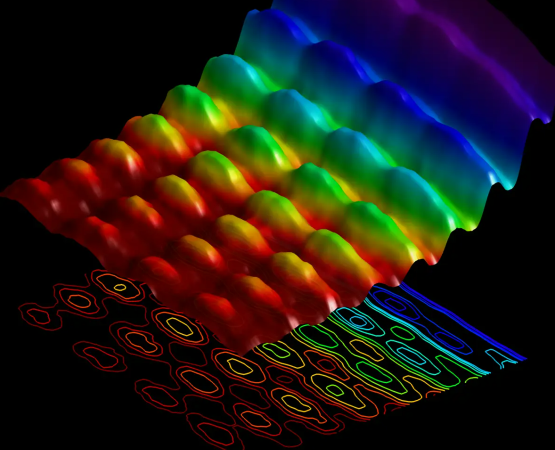
//> input picture images/light.png, 1109 x 899 px (shown at 1/2 size)
$ ./17_translation_transformation   (built with g++ and OpenCV 4)
//> lines starting //> are read from the running program, lines starting //| are printed output that depends on the picture
#include <opencv2/opencv.hpp>
#include <iostream>

int main()
{
    // Read image in grayscale
    cv::Mat img = cv::imread("D:/opencv-cpp/images/light.png", cv::IMREAD_GRAYSCALE);
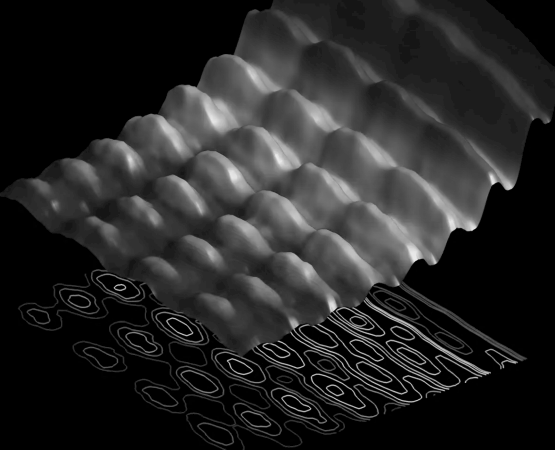
//> img: 899 rows x 1109 cols, CV_8UC1 (shown at 1/2 size); min 0, max 243, mean 37.7
    if (img.empty()) {
        std::cerr << "Error: file could not be read. Check the path.\n";
        return -1;
    }

    cv::resize(img, img, cv::Size(500, 500));
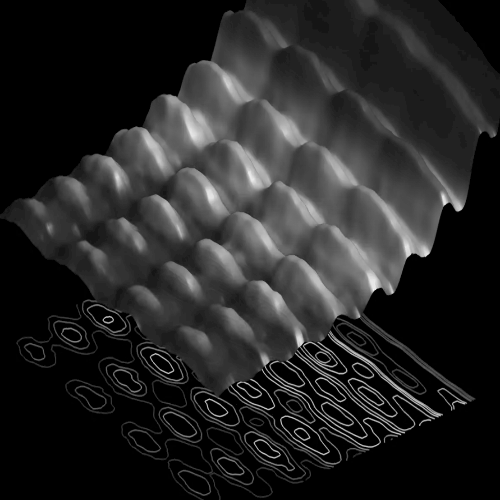
//> img: 500 rows x 500 cols, CV_8UC1; min 0, max 242, mean 37.7

    int rows = img.rows;
//> rows = 500
    int cols = img.cols;
//> cols = 500

    // Translation matrix (same as Python: shift x by 100, y by 50)
    cv::Mat M = (cv::Mat_<float>(2, 3) <<
                  1, 0, 100,
                  0, 1, 50);

    // Apply affine transform
    cv::Mat dst;
    cv::warpAffine(img, dst, M, img.size());
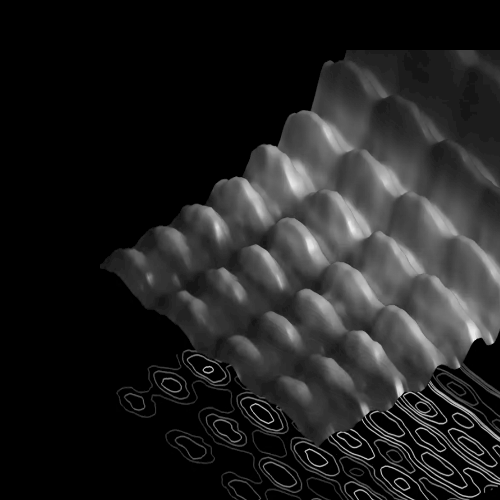
//> dst: 500 rows x 500 cols, CV_8UC1; min 0, max 242, mean 33

    // Display result
    cv::imshow("Translated Image", dst);
    cv::waitKey(0);
    cv::destroyAllWindows();

    return 0;
}
